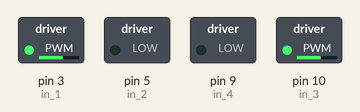
A sketch run on a simulated Arduino Uno, built with avr-gcc and run on an emulated ATmega328P. Shown: switched loads named in the sketch (green lamp = pin HIGH).

Above: at 0.1 s.
Timing chart, 0 to 1.6 s (numbered marks = the images above):
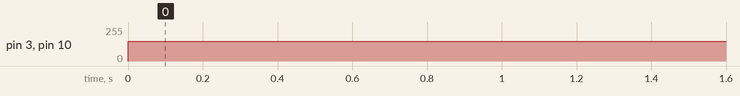

The sketch:

Prueba_Encoder_Motores.ino
```cpp
char  bt_val;
const int in_1 = 3; // Left drive motor pin
const int in_2 = 5; // Left reverse motor pin
const int in_3 = 10;  // Rigth drive motor pin
const int in_4 = 9;  // Right reverse motor pin

int leftMotorPwm = 150;
int rightMotorPwm = 150;
int delayTime = 1000;


int val;
int encoder0PinA = 12;
int encoder0PinB = 13;
int encoder0Pos = 0;
int encoder0PinALast = LOW;
int n = LOW;


void setup() {
  // put your setup code here, to run once:


  pinMode (in_1, OUTPUT);
  pinMode (in_2, OUTPUT);
  pinMode (in_3, OUTPUT);
  pinMode (in_4, OUTPUT);

  pinMode (encoder0PinA, INPUT);
  pinMode (encoder0PinB, INPUT);
  Serial.begin (9600);

}

void loop() {
  // put your main code here, to run repeatedly:


drive(leftMotorPwm, rightMotorPwm);


if ((encoder0PinALast == LOW) && (n == HIGH)) {
    if (digitalRead(encoder0PinB) == LOW) {
      encoder0Pos--;
    } else {
      encoder0Pos++;
    }
    Serial.println (encoder0Pos);

  }
  encoder0PinALast = n;


}


void drive(int valor1, int valor2) {

  if (valor1 > 255) {
    valor1 = 255;
  }

  if (valor2 > 255) {
    valor2 = 255;
  }

  analogWrite(in_1, valor1);
  analogWrite(in_2, 0);
  analogWrite(in_3, valor2);
  analogWrite(in_4, 0);
}

void pausa() {

  analogWrite(in_1, 0);
  analogWrite(in_2, 0);
  analogWrite(in_3, 0);
  analogWrite(in_4, 0);
}
```

Measured:
- by itself, pin 3 (in_1), pin 10 (in_3): 0/255 → 150/255 at 0.00 s
